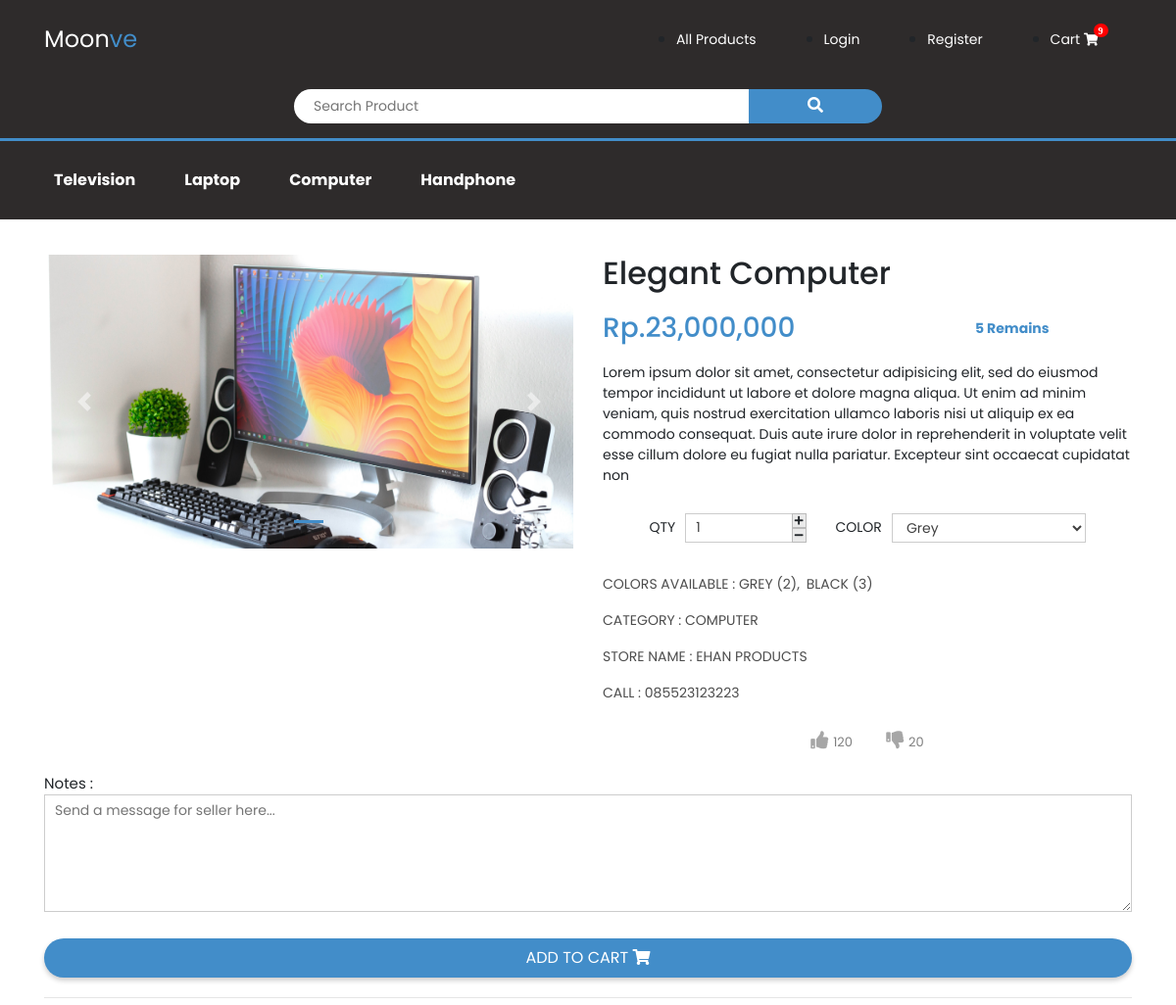
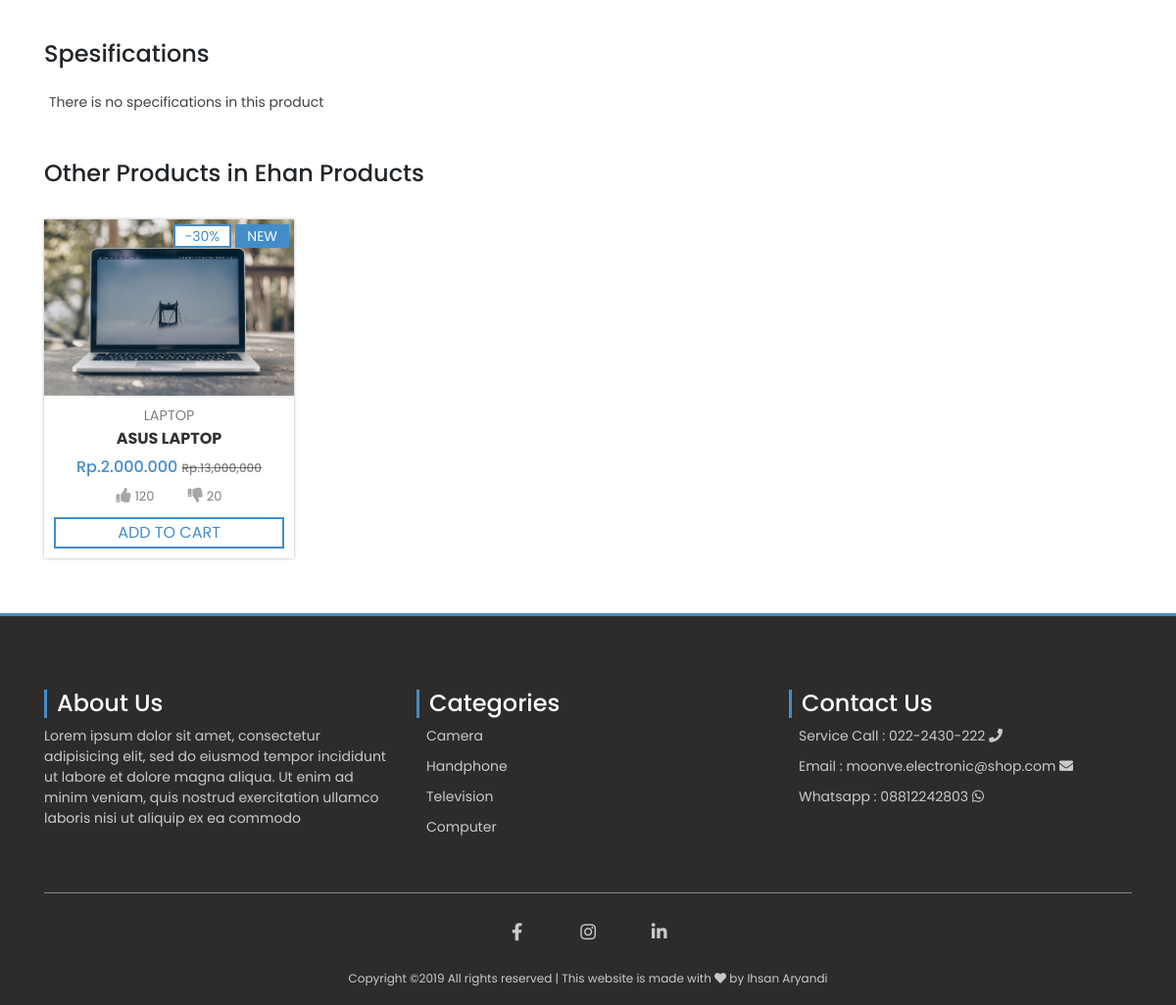
Page /moonve/detail/5 on the committed database (2 pictures, top to bottom).
### tables this page shows
CREATE TABLE `categories` (
  `category_id` int(11) NOT NULL,
  `category` varchar(126) NOT NULL,
  `category_img` varchar(128) NOT NULL
);

CREATE TABLE `images` (
  `img_id` int(11) NOT NULL,
  `product_id` int(11) NOT NULL,
  `img` varchar(128) NOT NULL
);

CREATE TABLE `products` (
  `product_id` int(11) NOT NULL,
  `seller_id` int(11) NOT NULL,
  `product_name` varchar(128) NOT NULL,
  `product_price` int(11) NOT NULL,
  `product_stock` int(11) NOT NULL,
  `product_category` int(11) NOT NULL,
  `product_brand` int(11) NOT NULL,
  `product_description` text NOT NULL,
  `date_created` timestamp NOT NULL DEFAULT CURRENT_TIMESTAMP ON UPDATE CURRENT_TIMESTAMP
);

CREATE TABLE `seller` (
  `seller_id` int(11) NOT NULL,
  `name` varchar(128) NOT NULL,
  `telephone` char(15) NOT NULL,
  `store_name` varchar(126) NOT NULL
);

### application/controllers/Moonve.php (called while the page is built, shortened)
<?php
class Moonve extends CI_Controller {
	protected $categories;
	public function __construct()
	{
		$this->load->model('Products');
		$this->load->model('Categories');
		$this->load->model('Images');
		$this->load->model('Colors');
		$this->load->model('Specifications');
		$this->load->model('Brands');
		$this->categories = Categories::random();
	}
	public function detail($id = null)
	{
		$data['product'] = Products::single($id);
		$data['title'] = $data['product']->product_name;
		$data['categories'] = $this->categories;
		$data['images'] = Images::by_product($id);
		$data['colors'] = Colors::by_product($id);
		$data['specs'] = Specifications::by_product($id);
		$data['related_products'] = Products::related($data['product']->product_category, $data['product']->product_id);
		$data['seller_products'] = Products::by_seller($data['product']->seller_id, $data['product']->product_id);
		$this->load->view('templates/header', $data);
		$this->load->view('templates/sidebar', $data);
		$this->load->view('moonve/product', $data);
		$this->load->view('templates/footer', $data);
	}
}

### index.php (called while the page is built, shortened)
<?php
require_once BASEPATH.'core/CodeIgniter.php';

### application/models/Categories.php (called while the page is built, shortened)
<?php
class Categories extends CI_Model {
	protected static $table = 'categories';
	protected static $ci;
	public function __construct()
	{
		self::$ci = get_instance();
	}
	public static function random()
	{
		return self::$ci->db->order_by('RAND()')
							->get(self::$table, 8)
							->result();
	}
}

### application/models/Images.php (called while the page is built, shortened)
<?php
class Images extends CI_Model {
	protected static $ci;
	public function __construct(){
		self::$ci = get_instance();
	}
	public static function by_product($id){
		return self::$ci->db->select('images.img')
							->join('products', 'images.product_id = products.product_id')
						    ->get_where('images', ['products.product_id' => $id])
						    ->result();
	}
}

### application/models/Products.php (called while the page is built, shortened)
<?php
class Products extends CI_Model {
	protected static $table = 'products';
	protected static $ci;
	public function __construct(){
		self::$ci = get_instance();
	}
	public static function single($product_id){
		return self::$ci->db->join('categories', self::$table . '.product_category = categories.category_id')
							->join('seller', self::$table . '.seller_id = seller.seller_id')
							->get_where(self::$table, [self::$table . '.product_id' => $product_id])
							->row();
	}
	public static function related($category_id, $product_id){
		return self::$ci->db->join('categories', self::$table . '.product_category = categories.category_id')
							->join('images', self::$table . '.product_id = images.product_id')
							->order_by('RAND()')
							->get_where(self::$table, [
								'categories.category_id' => $category_id,
								self::$table . '.product_stock >' => 0,
								self::$table . '.product_id !=' => $product_id
							], 8)
							->result();
	}
	public static function by_seller($seller_id, $product_id){
		return self::$ci->db->join('seller', self::$table . '.seller_id = seller.seller_id')
							->join('categories', self::$table . '.product_category = categories.category_id')
							->join('images', self::$table . '.product_id = images.product_id')
							->order_by('RAND()')
							->get_where(self::$table, [
								'seller.seller_id' => $seller_id,
								self::$table . '.product_stock >' => 0,
								self::$table . '.product_id !=' => $product_id
							], 8)
							->result();
	}
}

### application/models/Colors.php (called while the page is built, shortened)
<?php
class Colors extends CI_Model {
	protected static $table = 'colors';
	protected static $ci;
	public function __construct(){
		self::$ci = get_instance();
	}
	public static function by_product($id){
		return self::$ci->db->select('color, stock')
							->join('products', self::$table . '.product_id = products.product_id')
							->get_where(self::$table, [
								'products.product_id' => $id,
								self::$table . '.stock >' => 0
							])
							->result();
	}
}

### application/models/Specifications.php (called while the page is built, shortened)
<?php
class Specifications extends CI_Model {
	protected static $table = 'specifications';
	protected static $ci;
	public function __construct(){
		self::$ci = get_instance();
	}
	public static function by_product($id){
		return self::$ci->db->select('spec')
							->join('products', self::$table . '.product_id = products.product_id')
							->get_where(self::$table, ['products.product_id' => $id])
							->result();
	}
}

### application/views/moonve/product.php (the view, shortened to what this page needs)
<main class="product">
	<section class="product-detail">
		<div class="container">
			<div class="row">
				<div class="col-lg-6 col-md-6 mb-4">
					<div class="showcase">
						<div id="productShowcase" class="carousel slide" data-ride="carousel">
						   <ol class="carousel-indicators">
						   	 <?php for($i = 0; $i < count($images); $i++) : ?>
							     <li data-target="#productShowcase" data-slide-to="<?= $i; ?>" class="<?= ($i == 0) ? 'active' : ''; ?>"></li>
							 <?php endfor; ?>
						   </ol>
						   <div class="carousel-inner">
						   	 <?php $i = 0; foreach($images as $image) : ?>
							     <div class="carousel-item <?= ($i++ == 0) ? 'active' : ''; ?>">
							      	<img src="<?= img($image->img); ?>" class="d-block w-100" alt="...">
							     </div>
							 <?php endforeach; ?>
						   </div>
						   <a class="carousel-control-prev" href="#productShowcase" role="button" data-slide="prev">
						     <span class="carousel-control-prev-icon" aria-hidden="true"></span>
						   </a>
						   <a class="carousel-control-next" href="#productShowcase" role="button" data-slide="next">
						     <span class="carousel-control-next-icon" aria-hidden="true"></span>
						   </a>
						</div>
					</div>
				</div>
				<div class="col-lg-6 col-md-6">
					<form action="" method="POST">
					<div class="details">
						<h1 class="product-name"><?= $product->product_name; ?></h1>
						<div class="row align-items-center">
							<div class="col-lg-8 col-sm-8">
								<h3 class="product-price">Rp.<?= number_format($product->product_price); ?></h3>
							</div>
							<div class="col-lg-3 col-sm-3">
								<?php if($product->product_stock > 0) : ?>
									<h5 class="product-stock"><?= ($product->product_stock > 10) ? 'In Stock' : "$product->product_stock Remains"; ?></h5>
									<?php else : ?>
									<h5 class="product-stock text-center text-uppercase text-danger">Sold Out</h5>
								<?php endif; ?>
							</div>
						</div>
						<p class="product-description">
							<?= $product->product_description; ?>
						</p>
						<div class="row justify-content-center">
							<?php if($product->product_stock > 0) : ?>
								<div class="col-lg-4 col-md-6 col-sm-4 col-5 my-2">
									<div class="quantity">
										<div class="custom-input-group">
											<label for="">QTY</label>
											<input type="text" name="quantity" id="quantityInput" value="1" data-length="<?= $colors[0]->stock; ?>">
											<span class="increase" id="increase">
												<i class="fas fa-plus"></i>
											</span>
											<span class="decrease" id="decrease"><i class="fas fa-minus"></i></span>
										</div>
									</div>
								</div>
								<div class="col-lg-6 col-md-6 col-sm-6 col-7 my-2">
									<div class="colors">
										<div class="custom-input-group">
											<label for="">Color</label>
											<select name="color" id="colorSelect">
												<?php $i = 0; foreach($colors as $color) : ?>
													<option data-stock="<?= $color->stock; ?>"><?= $color->color; ?></option>
												<?php endforeach; ?>
											</select>
										</div>
									</div>
								</div>
							<?php endif; ?>
						</div>
						<div class="my-4">
							<?php if($product->product_stock > 0) : ?>
								<p class="detail">
									Colors Available :
									<?php foreach($colors as $color) : ?>
										<span class="color"><?= "$color->color ($color->stock)"; ?></span>
									<?php endforeach; ?>
								</p>
							<?php endif; ?>
							<p class="detail">
								Category :
								<a href="#"><?= $product->category; ?></a>
							</p>
							<p class="detail">
								Store Name :
								<a href="#"><?= $product->store_name; ?></a>
							</p>
							<p class="detail">
								Call :
								<span><?= $product->telephone; ?></span>
							</p>
						</div>
						<div class="product-rating text-center">
							<p class="like">
								<i class="fas fa-thumbs-up"></i>
								<span>120</span>
							</p>
							<p class="dislike">
								<i class="fas fa-thumbs-down"></i>
								<span>20</span>
							</p>
						</div>
					</div>
				</div>
			</div>
			<div class="note">
				<label for="">Notes : </label>
				<textarea name="note" placeholder="Send a message for seller here..."></textarea>
			</div>
			<button class="moonve-btn <?= ($product->product_stock > 0) ? '' : 'disabled'; ?>" type="submit">Add to Cart <i class="fas fa-shopping-cart"></i></button>
			<hr>
			<div class="specification my-5">
				<h4 class="mb-4">Spesifications</h4>
				<ul>
					<?php if($specs) : ?>
						<?php foreach($specs as $spec) : ?>
							<li><?= $spec->spec; ?></li>
						<?php endforeach ?>
						<?php else : ?>
							<li>There is no specifications in this product</li>
					<?php endif; ?>
				</ul>
			</div>
			<?php if($seller_products) : ?>
				<div class="other-product my-5">
					<h4 class="mb-4">Other Products in <?= $product->store_name; ?></h4>
					<div class="row">
						<?php foreach($seller_products as $seller_product) : ?>
							<div class="col-lg-3 col-md-4 col-sm-6 my-2">
								<div class="product-card">
									<div class="product-img">
										<a href="<?= base_url("moonve/detail/$seller_product->product_id"); ?>">
											<img src="<?= img($seller_product->img); ?>">
										</a>
										<div class="product-label">
											<span class="sale">-30%</span>
											<span class="new">NEW</span>
										</div>
									</div>
									<div class="product-body">
										<p class="product-category"><?= $seller_product->category; ?></p>
										<a class="product-name" href="<?= base_url("moonve/detail/$seller_product->product_id"); ?>"><?= $seller_product->product_name; ?></a>
										<h4 class="product-price">Rp.2.000.000 <del class="old-price">Rp.<?= number_format($seller_product->product_price); ?></del></h4>
										<div class="product-rating">
											<p class="like">
												<i class="fas fa-thumbs-up"></i>
												<span>120</span>
											</p>
											<p class="dislike">
												<i class="fas fa-thumbs-down"></i>
												<span>20</span>
											</p>
										</div>
										<div class="product-btns">
											<a class="btn-add-to-cart" href="<?= base_url("moonve/detail/$seller_product->product_id"); ?>">Add To Cart</a>
										</div>
									</div>
								</div>
							</div>
						<?php endforeach; ?>
					</div>
				</div>
				<?php else : ?>
					<hr>
			<?php endif; ?>
		</div>
	</section>
</main>

### application/views/templates/header.php (shortened to what this page needs)
<!DOCTYPE html>
<html>
<head>
	<?= css('bootstrap/bootstrap'); ?>
	<link rel="stylesheet" href="https://cdnjs.cloudflare.com/ajax/libs/font-awesome/5.10.2/css/all.min.css">
	<?= css('utilities'); ?>
	<?= css('header'); ?>
	<?= css('main'); ?>
	<?= css('main_store'); ?>
	<?= css('main_product'); ?>
	<?= css('main_cart'); ?>
	<?= css('footer'); ?>
</head>
<body>
<header>
	<nav class="moonve-nav">
		<div class="container main">
			<div class="brand">
				<a href="<?= base_url('moonve'); ?>">Moon<span>ve</span></a>
			</div>
			<div class="links desktop-only">
				<ul>
					<li><a href="<?= base_url('moonve/products'); ?>" class="link">All Products</a></li>
					<li><a href="#" class="link">Login</a></li>
					<li><a href="#" class="link">Register</a></li>
					<li>
						<a href="<?= base_url('moonve/cart'); ?>" class="link">
							Cart <i class="fas fa-shopping-cart"><p class="product-count">9</p></i>
						</a>
					</li>
				</ul>
			</div>
		</div>
		<div class="desktop-only search-product">
			<form class="input-wrapper" action="<?= base_url('moonve/cart'); ?>" method="POST" id="searchForm">
				<input class="search-input" type="text" name="search" placeholder="Search Product">
				<button class="search-button" type="submit"><i class="fas fa-search"></i></button>
			</form>
		</div>
		<div class="categories desktop-only">
			<div class="container">
				<ul class="category">
					<?php foreach($categories as $category) : ?>
						<li class="category-name">
							<a href="<?= base_url("moonve/products/$category->category_id/$category->category"); ?>" class="category-link"><?= $category->category; ?></a>
						</li>
					<?php endforeach; ?>
				</ul>
			</div>
		</div>
	</nav>
</header>

### rows in the picture
categories: category "Television"
categories: category "Laptop"
categories: category "Computer"
categories: category "Handphone"
images: img (picture)
products: product_name "Elegant Computer", product_price "23,000,000", product_stock "5", product_description "Lorem ipsum dolor sit amet, consectetur adipisicing elit, sed do eiusmod tempor incididunt ut labore et dolore magna aliqua. Ut enim ad minim veniam, quis nostrud exercitation ullamco laboris nisi ut aliquip ex ea commodo consequat. Duis aute irure dolor in reprehenderit in voluptate velit esse cillum dolore eu fugiat nulla pariatur. Excepteur sint occaecat cupidatat non", categories.category "COMPUTER", seller.store_name "EHAN PRODUCTS", seller.telephone "085523123223", seller.store_name "Ehan Products"
products: images.img (picture), categories.category "LAPTOP", product_name "ASUS LAPTOP", product_price "13,000,000"

### other values in the picture
$color->color "GREY"
$color->stock "2"
$color->color "BLACK"
$color->stock "3"
form field color "Grey"
